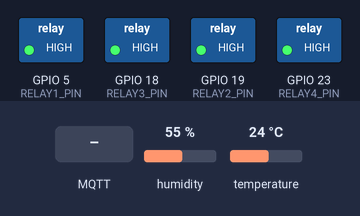
This sketch was run on a simulated ESP32. Shown: switched loads named in the sketch (green lamp = pin HIGH). The test bench sets the inputs (shaded band); at power-on: humidity 55 %, temperature 24 °C. WiFi joins after 1.5 s; servers stay silent unless stated; no MQTT or app messages arrive unless stated; what the sketch prints to the serial monitor is not drawn.

Above: at 2.7 s.
2.8 s: MQTT message "ON" arrives on the first subscribed topic
At 3.7 s:
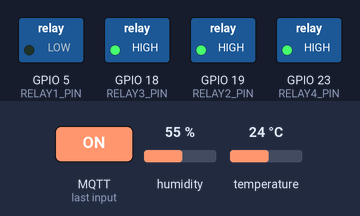
4.3 s: MQTT message "ON" arrives on the second subscribed topic
At 4.8 s:
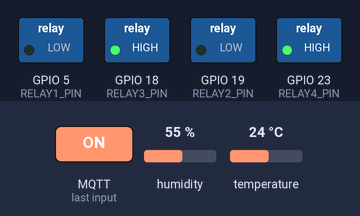
5.8 s: MQTT message "1" arrives on the first subscribed topic
At 7.0 s:
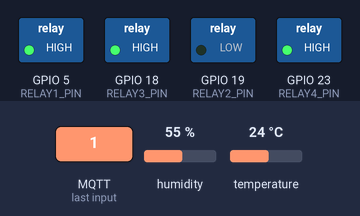
7.3 s: MQTT message "ON" arrives on the third subscribed topic
At 8.3 s:
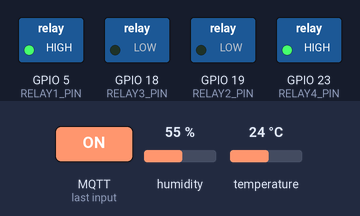
8.8 s: MQTT message "STOP" arrives on the second subscribed topic
At 9.5 s:
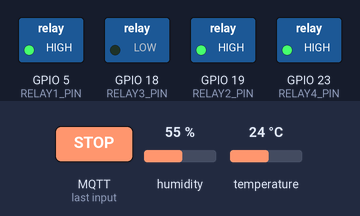
Timing chart, 0 to 11.8 s (numbered marks = the images above; inputs shaded):
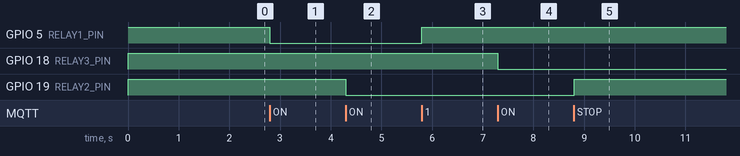

The sketch:

esp32_smart_controller.ino
```cpp
#define MQTT_MAX_PACKET_SIZE 512

#include <WiFi.h>
#include <WiFiClientSecure.h>
#include <PubSubClient.h>
#include "DHT.h"

// =============================================================
// KONFIGURASI WIFI
// =============================================================
const char* WIFI_SSID     = "YOUR_WIFI_SSID";
const char* WIFI_PASSWORD = "YOUR_WIFI_PASSWORD";

// =============================================================
// KONFIGURASI PIN
// =============================================================
#define RELAY1_PIN 5
#define RELAY2_PIN 19
#define RELAY3_PIN 18
#define RELAY4_PIN 23
#define DHT_PIN    4
#define DHT_TYPE   DHT11

const int RELAY_PINS[4] = { RELAY1_PIN, RELAY2_PIN, RELAY3_PIN, RELAY4_PIN };

// =============================================================
// KONFIGURASI 3 BROKER
// =============================================================
struct BrokerConfig {
  const char* server;
  int         port;
  const char* user;
  const char* pass;
  const char* clientId;
};

const BrokerConfig BROKERS[3] = {
  // Broker 0 – Ably
  {
    "mqtt.ably.io",
    8883,
    "YOUR_ABLY_USERNAME", // Contoh format: "api-key-name"
    "YOUR_ABLY_PASSWORD", // Contoh format: "api-key-secret"
    "esp32-relay-01"
  },
  // Broker 1 – CloudAMQP
  {
    "kingfisher.lmq.cloudamqp.com",
    8883,
    "YOUR_CLOUDAMQP_USERNAME",
    "YOUR_CLOUDAMQP_PASSWORD",
    "amqpesp"
  },
  // Broker 2 – Cedalo
  {
    "pf-ibsgd28puwdn8l7vi5y5.cedalo.cloud",
    8883,
    "YOUR_CEDALO_USERNAME",
    "YOUR_CEDALO_PASSWORD",
    "EspClient"
  }
};

int activeBroker = 0;   // Default broker: Ably
bool brokerSwitchRequest = false;
int  brokerSwitchTarget  = 0;

// =============================================================
// TOPIK MQTT
// =============================================================
#define TOPIC_RELAY1      "kontrol:relay1"
#define TOPIC_RELAY2      "kontrol:relay2"
#define TOPIC_RELAY3      "kontrol:relay3"
#define TOPIC_RELAY4      "kontrol:relay4"
#define TOPIC_VARIASI     "kontrol:variasi"
#define TOPIC_BROKER      "kontrol:broker"
#define TOPIC_SUHU        "sensor:suhu"
#define TOPIC_KELEMBABAN  "sensor:kelembaban"

// =============================================================
// STATE GLOBAL
// =============================================================
int           variasiMode     = 0;
int           variasiStep     = 0;
unsigned long variasiLastTime = 0;
const unsigned long VARIASI_JEDA = 50;

unsigned long lastSensorTime        = 0;
const unsigned long SENSOR_INTERVAL = 5000;

// =============================================================
// OBJEK UTAMA
// =============================================================
WiFiClientSecure wifiClient;
PubSubClient     mqttClient(wifiClient);
DHT              dht(DHT_PIN, DHT_TYPE);

// =============================================================
// UTILITAS
// =============================================================
String trimStr(String s) {
  int a = 0, b = s.length() - 1;
  while (a <= b && (s[a] == ' ' || s[a] == '\t' || s[a] == '\r' || s[a] == '\n')) a++;
  while (b >= a && (s[b] == ' ' || s[b] == '\t' || s[b] == '\r' || s[b] == '\n')) b--;
  return s.substring(a, b + 1);
}

// =============================================================
// WIFI
// =============================================================
void setupWifi() {
  Serial.print("\n[WiFi] Menghubungkan ke ");
  Serial.print(WIFI_SSID);
  WiFi.begin(WIFI_SSID, WIFI_PASSWORD);
  while (WiFi.status() != WL_CONNECTED) { delay(500); Serial.print("."); }
  Serial.println("\n[WiFi] Terhubung | IP: " + WiFi.localIP().toString());
  wifiClient.setInsecure(); // Mengabaikan validasi sertifikat SSL/TLS untuk mempermudah
}

// =============================================================
// RELAY
// =============================================================
void allRelayOff() {
  for (int i = 0; i < 4; i++) digitalWrite(RELAY_PINS[i], HIGH);
}

void setRelay(int idx, bool on) {
  digitalWrite(RELAY_PINS[idx], on ? LOW : HIGH);
  Serial.printf("[Relay] %d => %s\n", idx + 1, on ? "ON" : "OFF");
}

// =============================================================
// VARIASI RELAY
// Variasi 1 : Relay 1→2→3→4 (loop)
// Variasi 2 : Relay 4→3→2→1 (loop)
// =============================================================
void handleVariasi() {
  if (variasiMode == 0) return;
  unsigned long now = millis();
  if (now - variasiLastTime < VARIASI_JEDA) return;
  variasiLastTime = now;

  const int urutan1[4] = {0, 1, 2, 3};
  const int urutan2[4] = {3, 2, 1, 0};

  allRelayOff();
  int relayIdx = (variasiMode == 1)
    ? urutan1[variasiStep % 4]
    : urutan2[variasiStep % 4];

  digitalWrite(RELAY_PINS[relayIdx], LOW);
  Serial.printf("[Variasi %d | %lums] Relay %d ON\n", variasiMode, VARIASI_JEDA, relayIdx + 1);
  variasiStep++;
}

// =============================================================
// MQTT – SUBSCRIBE
// =============================================================
void subscribeAll() {
  mqttClient.subscribe(TOPIC_RELAY1);
  mqttClient.subscribe(TOPIC_RELAY2);
  mqttClient.subscribe(TOPIC_RELAY3);
  mqttClient.subscribe(TOPIC_RELAY4);
  mqttClient.subscribe(TOPIC_VARIASI);
  mqttClient.subscribe(TOPIC_BROKER);
  Serial.println("[MQTT] Subscribe semua topik berhasil.");
}

// =============================================================
// MQTT – CONNECT ke broker aktif
// =============================================================
void connectBroker() {
  const BrokerConfig& b = BROKERS[activeBroker];
  mqttClient.setServer(b.server, b.port);

  Serial.printf("\n[MQTT] Broker %d | %s:%d\n", activeBroker, b.server, b.port);

  while (!mqttClient.connected()) {
    Serial.print("[MQTT] Menghubungkan... ");
    if (mqttClient.connect(b.clientId, b.user, b.pass)) {
      Serial.println("BERHASIL!");
      subscribeAll();
    } else {
      Serial.printf("Gagal! state=%d | Coba lagi 4 detik...\n", mqttClient.state());
      delay(4000);
    }
  }
}

void reconnect() {
  connectBroker();
}

// =============================================================
// MQTT – CALLBACK
// =============================================================
void callback(char* topic, byte* payload, unsigned int length) {
  String msg = "";
  for (unsigned int i = 0; i < length; i++) msg += (char)payload[i];
  msg = trimStr(msg);
  Serial.println("[RX] " + String(topic) + " => '" + msg + "'");

  // ---- PINDAH BROKER ----
  if (String(topic) == TOPIC_BROKER) {
    int target = msg.toInt();
    if (target >= 0 && target <= 2 && target != activeBroker) {
      Serial.printf("[Broker] Pindah ke broker %d...\n", target);
      brokerSwitchRequest = true;
      brokerSwitchTarget  = target;
    } else if (target == activeBroker) {
      Serial.printf("[Broker] Sudah menggunakan broker %d.\n", activeBroker);
    } else {
      Serial.println("[Broker] Target tidak valid (0/1/2).");
    }
    return;
  }

  // ---- MODE VARIASI ----
  if (String(topic) == TOPIC_VARIASI) {
    if (msg == "1") {
      variasiMode = 1; variasiStep = 0; variasiLastTime = 0;
      Serial.printf("[Variasi] Mode 1 aktif – 1→2→3→4 | %lu ms\n", VARIASI_JEDA);
    } else if (msg == "2") {
      variasiMode = 2; variasiStep = 0; variasiLastTime = 0;
      Serial.printf("[Variasi] Mode 2 aktif – 4→3→2→1 | %lu ms\n", VARIASI_JEDA);
    } else if (msg == "STOP") {
      variasiMode = 0; variasiStep = 0;
      allRelayOff();
      Serial.println("[Variasi] Dihentikan.");
    }
    return;
  }

  // ---- KONTROL RELAY MANUAL ----
  if (variasiMode != 0) {
    Serial.println("[Info] Variasi aktif – kirim STOP dulu.");
    return;
  }

  bool on = (msg == "ON");
  if      (String(topic) == TOPIC_RELAY1) setRelay(0, on);
  else if (String(topic) == TOPIC_RELAY2) setRelay(1, on);
  else if (String(topic) == TOPIC_RELAY3) setRelay(2, on);
  else if (String(topic) == TOPIC_RELAY4) setRelay(3, on);
}

// =============================================================
// SETUP
// =============================================================
void setup() {
  Serial.begin(115200);

  for (int i = 0; i < 4; i++) {
    pinMode(RELAY_PINS[i], OUTPUT);
    digitalWrite(RELAY_PINS[i], HIGH);
  }

  dht.begin();
  setupWifi();

  mqttClient.setCallback(callback);
  connectBroker();
}

// =============================================================
// LOOP
// =============================================================
void loop() {
  // Eksekusi pindah broker di loop (aman di luar callback)
  if (brokerSwitchRequest) {
    brokerSwitchRequest = false;
    mqttClient.disconnect();
    delay(500);
    activeBroker = brokerSwitchTarget;
    variasiMode  = 0;
    variasiStep  = 0;
    allRelayOff();
    connectBroker();
  }

  if (WiFi.status() != WL_CONNECTED) setupWifi();
  if (!mqttClient.connected()) reconnect();

  mqttClient.loop();
  handleVariasi();

  unsigned long now = millis();
  if (now - lastSensorTime >= SENSOR_INTERVAL) {
    lastSensorTime = now;

    float h = dht.readHumidity();
    float t = dht.readTemperature();

    if (!isnan(h) && !isnan(t)) {
      char buf[16];
      dtostrf(t, 4, 1, buf);
      mqttClient.publish(TOPIC_SUHU, buf);
      Serial.printf("[Sensor] Suhu: %s°C\n", buf);

      dtostrf(h, 4, 1, buf);
      mqttClient.publish(TOPIC_KELEMBABAN, buf);
      Serial.printf("[Sensor] Kelembaban: %s%%\n", buf);
    } else {
      Serial.println("[Sensor] Gagal membaca DHT11!");
    }
  }
}
```

Measured:
- after the input at 2.8 s, GPIO 5 (RELAY1_PIN): HIGH → LOW at once
- after the input at 4.3 s, GPIO 19 (RELAY2_PIN): HIGH → LOW at once
- after the input at 5.8 s, GPIO 5 (RELAY1_PIN): LOW → HIGH at once
- after the input at 7.3 s, GPIO 18 (RELAY3_PIN): HIGH → LOW at once
- after the input at 8.8 s, GPIO 19 (RELAY2_PIN): LOW → HIGH at once
